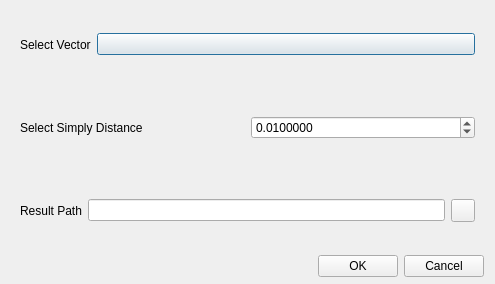
<?xml version="1.0" encoding="UTF-8"?>
<ui version="4.0">
 <class>shpSimplyDialog</class>
 <widget class="QDialog" name="shpSimplyDialog">
  <property name="geometry">
   <rect>
    <x>0</x>
    <y>0</y>
    <width>495</width>
    <height>284</height>
   </rect>
  </property>
  <property name="windowTitle">
   <string>Vector Simply Parameter Settings</string>
  </property>
  <layout class="QVBoxLayout" name="verticalLayout">
   <property name="spacing">
    <number>6</number>
   </property>
   <property name="topMargin">
    <number>6</number>
   </property>
   <property name="bottomMargin">
    <number>7</number>
   </property>
   <item>
    <widget class="CardWidget" name="CardWidget_4">
     <property name="layoutDirection">
      <enum>Qt::LeftToRight</enum>
     </property>
     <layout class="QHBoxLayout" name="horizontalLayout_5">
      <item>
       <widget class="BodyLabel" name="BodyLabel">
        <property name="text">
         <string>Select Vector</string>
        </property>
       </widget>
      </item>
      <item>
       <widget class="ComboBox" name="selectShpCb">
        <property name="sizePolicy">
         <sizepolicy hsizetype="Expanding" vsizetype="Fixed">
          <horstretch>0</horstretch>
          <verstretch>0</verstretch>
         </sizepolicy>
        </property>
       </widget>
      </item>
     </layout>
    </widget>
   </item>
   <item>
    <widget class="CardWidget" name="CardWidget_2">
     <layout class="QHBoxLayout" name="horizontalLayout_2">
      <item>
       <widget class="BodyLabel" name="BodyLabel_2">
        <property name="text">
         <string>Select Simply Distance</string>
        </property>
       </widget>
      </item>
      <item>
       <widget class="DoubleSpinBox" name="toleranceSpinBox">
        <property name="decimals">
         <number>7</number>
        </property>
        <property name="maximum">
         <double>999999.000000000000000</double>
        </property>
        <property name="singleStep">
         <double>0.100000000000000</double>
        </property>
        <property name="value">
         <double>0.010000000000000</double>
        </property>
       </widget>
      </item>
     </layout>
    </widget>
   </item>
   <item>
    <widget class="CardWidget" name="CardWidget">
     <property name="layoutDirection">
      <enum>Qt::LeftToRight</enum>
     </property>
     <layout class="QHBoxLayout" name="horizontalLayout">
      <item>
       <widget class="BodyLabel" name="BodyLabel_4">
        <property name="text">
         <string>Result Path</string>
        </property>
       </widget>
      </item>
      <item>
       <widget class="LineEdit" name="resLE">
        <property name="readOnly">
         <bool>true</bool>
        </property>
       </widget>
      </item>
      <item>
       <widget class="ToolButton" name="selectSaveFilePB"/>
      </item>
     </layout>
    </widget>
   </item>
   <item>
    <layout class="QHBoxLayout" name="horizontalLayout_3">
     <item>
      <spacer name="horizontalSpacer">
       <property name="orientation">
        <enum>Qt::Horizontal</enum>
       </property>
       <property name="sizeHint" stdset="0">
        <size>
         <width>40</width>
         <height>20</height>
        </size>
       </property>
      </spacer>
     </item>
     <item>
      <widget class="PushButton" name="runPB">
       <property name="text">
        <string>OK</string>
       </property>
      </widget>
     </item>
     <item>
      <widget class="PushButton" name="cancelPB">
       <property name="text">
        <string>Cancel</string>
       </property>
      </widget>
     </item>
    </layout>
   </item>
  </layout>
 </widget>
 <customwidgets>
  <customwidget>
   <class>ComboBox</class>
   <extends>QPushButton</extends>
   <header>qfluentwidgets</header>
  </customwidget>
  <customwidget>
   <class>PushButton</class>
   <extends>QPushButton</extends>
   <header>qfluentwidgets</header>
  </customwidget>
  <customwidget>
   <class>ToolButton</class>
   <extends>QToolButton</extends>
   <header>qfluentwidgets</header>
  </customwidget>
  <customwidget>
   <class>CardWidget</class>
   <extends>QFrame</extends>
   <header>qfluentwidgets</header>
   <container>1</container>
  </customwidget>
  <customwidget>
   <class>BodyLabel</class>
   <extends>QLabel</extends>
   <header>qfluentwidgets</header>
  </customwidget>
  <customwidget>
   <class>LineEdit</class>
   <extends>QLineEdit</extends>
   <header>qfluentwidgets</header>
  </customwidget>
  <customwidget>
   <class>DoubleSpinBox</class>
   <extends>QDoubleSpinBox</extends>
   <header>qfluentwidgets</header>
  </customwidget>
 </customwidgets>
 <resources>
  <include location="../../yoyirs.qrc"/>
 </resources>
 <connections/>
</ui>
